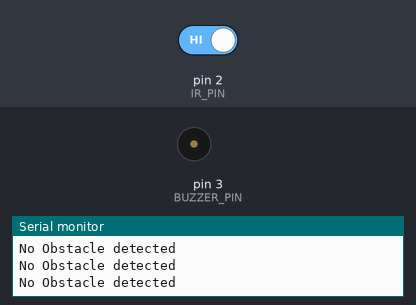
The sketch below on a simulated Arduino Uno, built with avr-gcc and run on an emulated ATmega328P. Shown: buzzer (waves = sounding, pin HIGH), the last lines printed to the serial monitor. Inputs (shaded band) come from the test bench; at power-on: pin 2 (IR_PIN) HIGH.

Above: at 1.2 s.
1.3 s: pin 2 (IR_PIN) driven LOW
At 2.1 s:
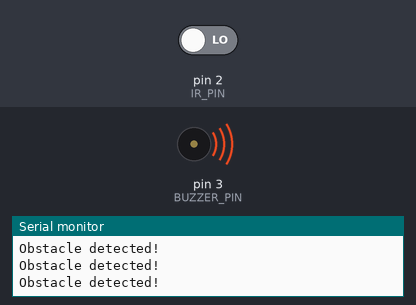
2.8 s: pin 2 (IR_PIN) driven HIGH
At 3.2 s:
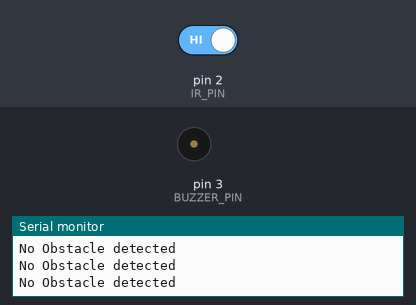
Timing chart, 0 to 5.8 s (numbered marks = the images above; inputs shaded):
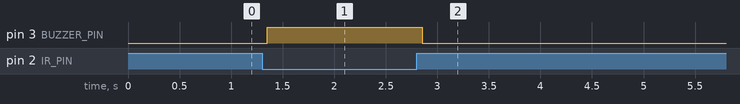

Measured:
- after the input at 1.3 s, pin 3 (BUZZER_PIN): LOW → HIGH after 0.05 s
- after the input at 2.8 s, pin 3 (BUZZER_PIN): HIGH → LOW after 0.05 s

The sketch:

IR_OBSTACLE_SENSOR.ino
```cpp
// IR Sensor (Digital Input)
#define IR_PIN 2  // IR sensor connected to digital pin 2
#define BUZZER_PIN 3  // IR sensor connected to digital pin 2

void setup() {
  pinMode(IR_PIN, INPUT);  // Setting the IR pin as input
  pinMode(BUZZER_PIN, OUTPUT);  // Setting the IR pin as input
  Serial.begin(9600);
}

void loop() {
  int irValue = digitalRead(IR_PIN);  // Read the IR sensor state
  if (irValue == LOW) {
    Serial.println("Obstacle detected!");
    digitalWrite(BUZZER_PIN, HIGH);
  } else {
    Serial.println("No Obstacle detected");
    digitalWrite(BUZZER_PIN, LOW);
  }
  delay(150);
}
```
